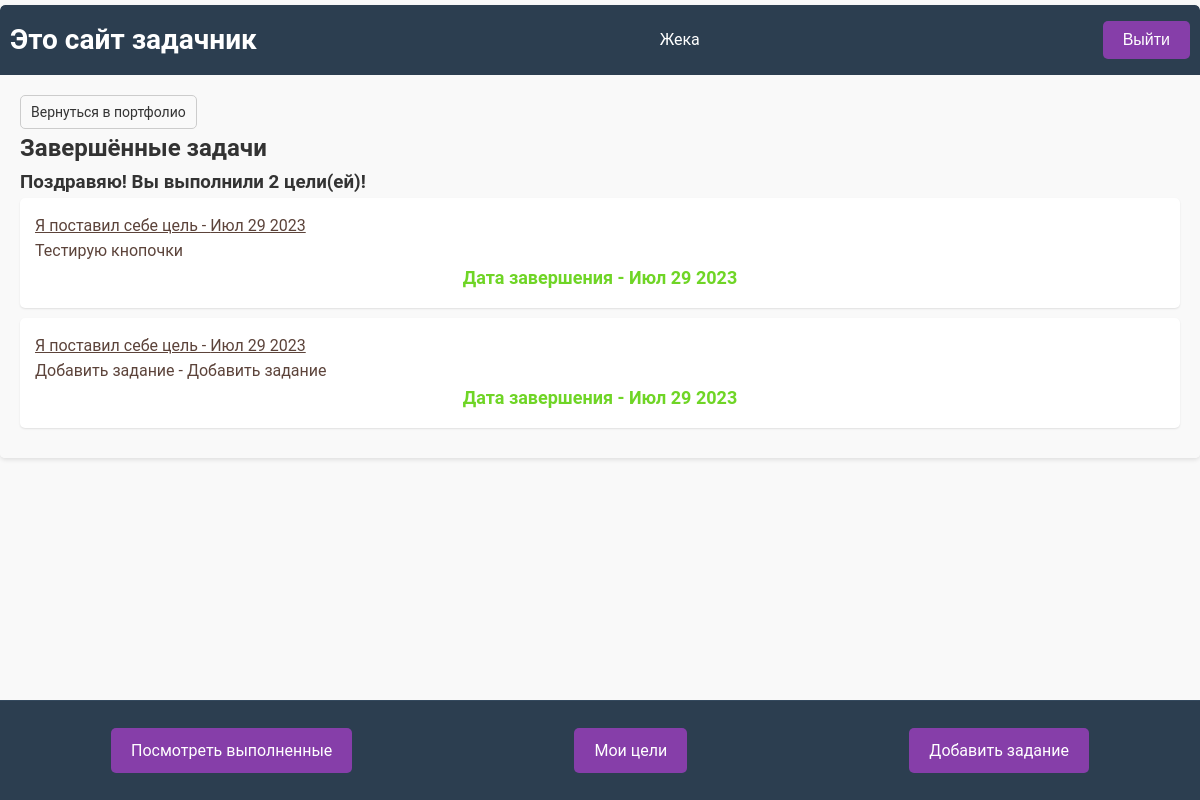
The page /todo/completed/ (signed in) on the database its author committed.
### todo/models.py (models this page shows, shortened)
class Todo(models.Model):
	title = models.CharField(max_length=100, verbose_name='Цель')
	memo = models.TextField(blank=True, verbose_name='Описание')
	created = models.DateTimeField(auto_now_add=True, verbose_name='Дата создания')
	datecomplited = models.DateTimeField(null=True, blank=True, verbose_name='Дата выполнения')
	important = models.BooleanField(default=False, verbose_name='Важно')
	user = models.ForeignKey(User, on_delete=models.CASCADE, verbose_name='Пользователь')

### todo/views.py (the view)
# urls.py: path('completed/', views.completedtodos, name='completedtodos'),
@login_required
def completedtodos(request):
    todos = Todo.objects.filter(user=request.user, datecomplited__isnull=False).order_by('-datecomplited')
    title = 'Завершённые зачачи'
    context = {'todos': todos, 'title': title}
    return render(request, 'todo/completedtodos.html', context)

### todo/templates/todo/completedtodos.html (shortened to what this page needs)
{% extends 'todo/base.html' %}
{% block content %}
<h2>Завершённые задачи</h2>
<h3>Поздравяю! Вы выполнили {{ todos.count }} цели(ей)!</h3>
<ul>
	{% for todo in todos %}
	<li>
		<a href="{% url 'viewtodo' todo.id %}">
			<p><u>Я поставил себе цель - {{ todo.created|date:'M j Y' }}</u></p>
				{{ todo.title }}
				{% if todo.memo %} - {{ todo.memo }} {% endif %}
			<p class="festive-date">Дата завершения - {{ todo.datecomplited|date:'M j Y' }}</p>
	    </a>
	</li>
	{% endfor %}
</ul>
{% endblock %}

### todo/templates/todo/base.html (shortened to what this page needs)
{% load static %}
<!DOCTYPE html>
<html>
<head>
	<link rel="stylesheet" type="text/css" href="{% static 'css/style.css' %}">
	<link rel="stylesheet" href="https://cdnjs.cloudflare.com/ajax/libs/font-awesome/6.0.0-beta3/css/all.min.css">
</head>
<body>
	<div class="wrapper">
		<header>
			<h1>Это сайт задачник</h1>
			{% if user.is_authenticated %}
			<div class="greeting">
				<p><span>{{ user.username }}</span></p>
			</div>
			<form action="{% url 'logoutuser' %}" method="POST">
  				<button type="submit" class="btn-login">Выйти</button>
			</form>
			{% endif %}
		</header>
		<main>
			<a class="portfolio" href="{% url 'portfolio' %}">Вернуться в портфолио</a>
			{% block content %}
			{% endblock %}
		</main>
		{% if user.is_authenticated %}
		<footer>
			{% if not hide_footer %}
			<div class="footer-item">
				<a class="btn-login" href="{% url 'completedtodos' %}">Посмотреть выполненные</a>
			</div>
			<div class="footer-item">
				<a class="btn-login" href="{% url 'currenttodos' %}">Мои цели</a>
			</div>
			<div class="footer-item">
				<a class="btn-login" href="{% url 'createtodo' %}">Добавить задание</a>
			</div>
			{% endif %}
		</footer>
		{% endif %}
	</div>
</body>
</html>

### portfolio/static/css/style.css (style rules this page uses)
* { margin: 0; padding: 0; box-sizing: border-box; }
body { background-color: #f9f9f9; color: #333; font-family: 'Roboto', Arial, sans-serif; line-height: 1.6; }
.wrapper { width: 100%; margin: 5px auto; background-color: #fff; box-shadow: 0 2px 4px rgba(0, 0, 0, 0.1); border-radius: 5px; overflow: hidden; }
header { height: 70px; background-color: #2c3e50; padding: 10px; display: flex; justify-content: space-between; align-items: center; color: #fff; border-top-left-radius: 5px; border-top-right-radius: 5px; }
header h1 { font-size: 28px; font-weight: 600; }
main { padding: 20px; background-color: #f9f9f9; overflow-y: scroll; max-height: calc(100vh - 150px); }
main a { color: #5c433a; text-decoration: none; transition: color 0.3s ease; }
main ul { list-style: none; }
main li { margin-bottom: 10px; padding: 15px; background-color: #fff; box-shadow: 0 1px 2px rgba(0, 0, 0, 0.1); border-radius: 5px; }
a.portfolio { display: inline-block; padding: 5px 10px; border: 1px solid #ccc; border-radius: 5px; text-decoration: none; color: #333; }
footer { position: fixed; text-align: center; bottom: 0; left: 0; width: 100%; height: 100px; background-color: #2c3e50; color: #fff; font-size: 0.8em; display: flex; justify-content: space-around; align-items: center; border-top: 1px solid #34495e; }
footer a { color: #fff; transition: color 0.3s ease; }
footer .footer-item { display: flex; flex-direction: column; align-items: center; }
.btn-submit, .btn-complete, .btn-delete, .btn-login { padding: 10px 20px; border: none; border-radius: 5px; font-size: 16px; cursor: pointer; color: #fff; }
.btn-login { background-color: #863ea9; text-decoration: none; }
.festive-date { color: #6fd526; font-size: 18px; font-weight: bold; text-align: center; }
a.portfolio { font-size: 14px; text-align: center; }

### rows shown on the page
Todo: created "Июл 29 2023", title "Тестирую кнопочки", datecomplited "Июл 29 2023"
Todo: created "Июл 29 2023", title "Добавить задание", memo "Добавить задание", datecomplited "Июл 29 2023"

### other values the page prints
{{ user.username }} "Жека"
{{ todos.count }} "2"
